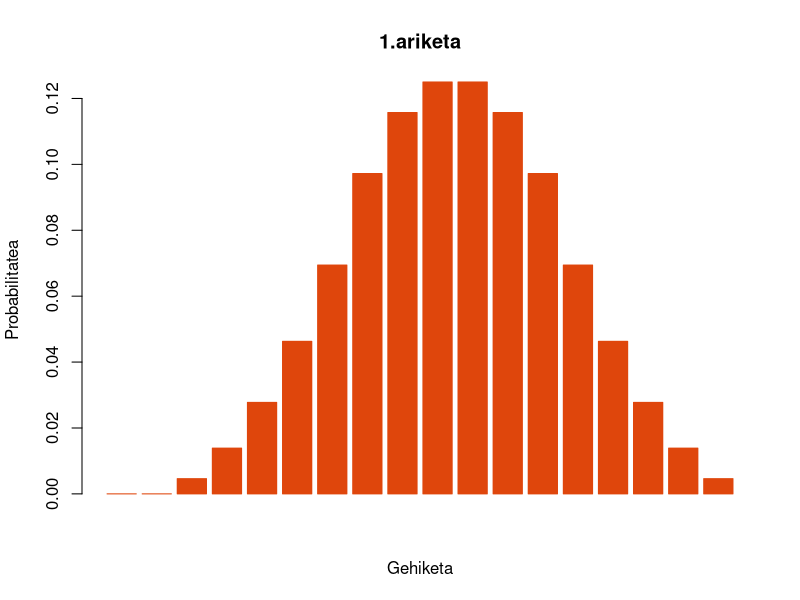
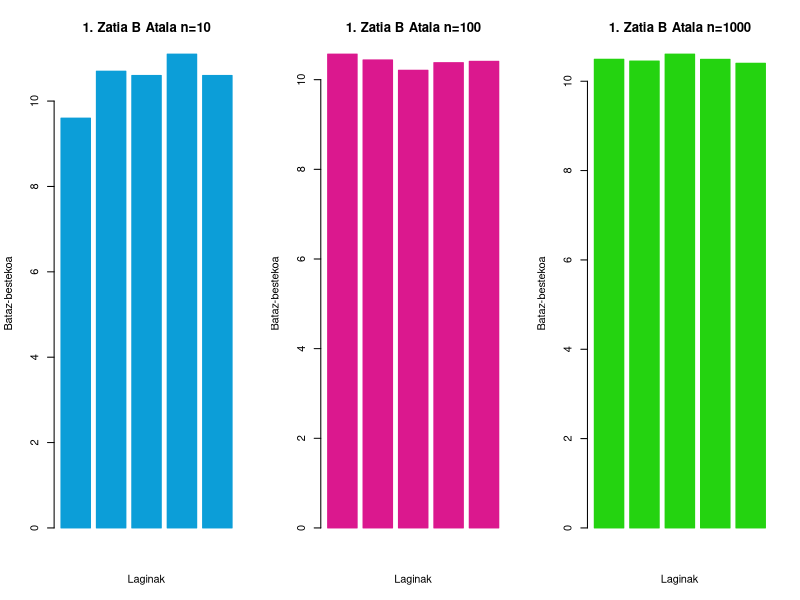
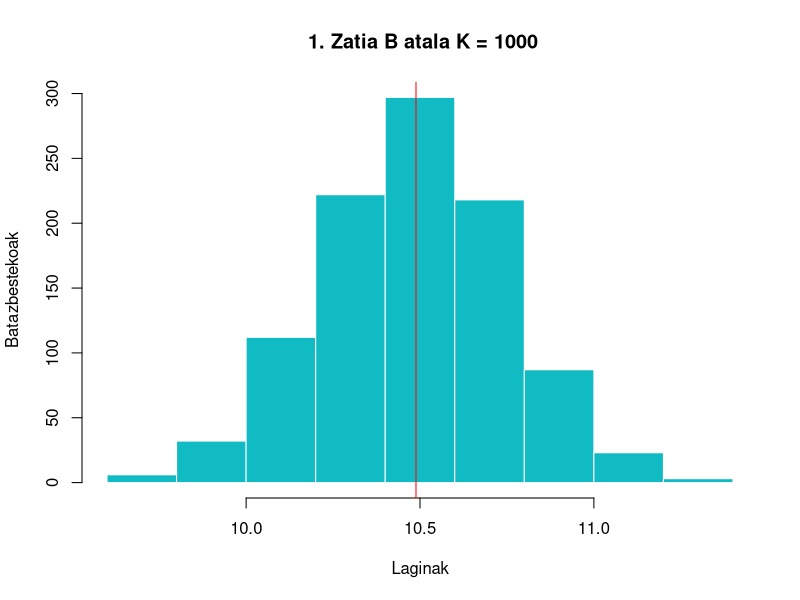

The R script that drew these images, in order:
# ======================================================
#
#                           Lehenengo 
#                             Zatia
#
# ======================================================


# A azpiatala 
#---------------------------------------------------------------------------------------------------------------
# Testu ingurua: 

# Hiru dado botako ditugu eta X ≡‘hiru dadoen batura’ hartuko dugu.
# Datuak aztertu eta hurrengo konklusiora ailegatu gara:

# 3 dado bota eta gero haien harteko baturen konbinazio posibleak guztiak haue dira: 6*6*6 = 6^3 = 216

# Jakinda konbinazio posible guztiak goazen haien distribuzioa lortzera: 

num = 0
dadoKasuenBektorea = c(replicate(18,0))
for(dado1 in 1:6)
{
  for(dado2 in 1:6)
  {
    for(dado3 in 1:6)
    {
      num = dado1 + dado2 + dado3
      dadoKasuenBektorea[num] = dadoKasuenBektorea[num] + 1 
    }
  }
}

probabilitateenBektorea = c(replicate(18,0))
probabilitateenBektorea = dadoKasuenBektorea/216
laginekoElementuKopurua = length(probabilitateenBektorea)
# Azalpena: bektorean zenbaki bakoitza ateratzeko probabilitatea gordeko da baina taula ulergarria izan dadin bakarrik konbinazio posibleak adierazten dira
# Lortutako konbinazio posibleak: ---------------------------------------------
  #  ----------
  #  | 1 |  0 |
  #  | --------
  #  | 2 |  0 |
  #  | --------
  #  | 3 |  1 |
  #  | --------
  #  | 4 |  3 |
  #  | --------
  #  | 5 |  6 |
  #  | --------
  #  | 6 |  10 |
  #  | --------
  #  | 7 |  15 |
  #  | --------
  #  | 8 |  21 |
  #  | --------
  #  | 9 |  25 |
  #  | --------
  #  | 10 |  27 |
  #  | --------
  #  | 11 |  27 |
  #  | --------
  #  | 12 |  25 |
  #  | --------
  #  | 13 |  21 |
  #  | --------
  #  | 14 |  15 |
  #  | --------
  #  | 15 |  10 |
  #  | --------
  #  | 16 |  6 |
  #  | --------
  #  | 17 |  3 |
  #  | --------
  #  | 18 |  1 |
  #  | --------
#-----------------------------------------------------------------------------

# Ikus dezakegu gure datuak banaketa normala jarraitzen dutela. 
# Zentzuzkoa baita, izan ere, zorizko aldagaien arteko batura azko egiten hari garelako.

# Irudikatu barra diagrama 
barplot(probabilitateenBektorea,
        main="1.ariketa",
        xlab="Gehiketa",
        ylab="Probabilitatea",
        col="#DF460C",
        border="#DF460C")


# sum() funtzioarekin errore bat dela eta aukeratuko dugu for baten bidez egitea.
itxaropena = 0 
for(i in 1:18)
{
  itxaropena = itxaropena + (i*probabilitateenBektorea[i])
}

# Bariantza kalkulatuko dugu:
# R-k kuasibariantza kalkulatzen duenez eskuz edo kodearen bidez kalkulatuko dugu.

bariantza = 0
batazBestekoa = mean(probabilitateenBektorea)
# kasu honetan sum funtzioak ez du errorerik ematen hori dela eta erbiliko dugu
bariantza = (1/laginekoElementuKopurua * (sum(probabilitateenBektorea^2))) - batazBestekoa^2




# B azpiatala 
#---------------------------------------------------------------------------------------------------------------
# Testu ingurua: 

# X zorizko aldagaiaren balioak simulatuko dituzu eta bertatik ateratako zorizko
# laginean eraikitako X¯ estatistikoaren lagin-banaketa nolakoa den aztertu.

# Ondoren, 3 dado n aldiz jakin batzuen jaurtiketa egingo dugu eta esperimentu bakoitzean lortutako emaitzen batez bestekoa kalkulatuko dugu. 
# Esperimentu hau 5 aldiz errepikatuko da, n: 10, 100 eta 1000rako balio desberdinak erabiliz.
# Esperimentu bakoitzaren datuak gordetzeko, 5 posizioko bektore bat erabiliko dugu, bat esperimentuaren errepikapen bakoitzerako. 
# Ondoren, datuak eta horiek ordezkatzen dituen grafiko bat erakutsiko dira.


# Simulaziekin hasi baino lehen argituko dugu runif() funtzioak 1 ,6 balioek sortuko dituela baina ez dira zehatzak izango, hau da,
# komarekin adieraziko dituela, hori dela eta, round() funtzioaren bidez borodilduko ditugu.





# --------------------------------------------- N = 10 ---------------------------------------------


n = 10
dadoSimulazio10 = c()


for(i in 1:5)
{
  laginenBatura = 0
  # 3 dadoen banaketa uniformeen batura
  for(j in 1:3)
  {
    lagina = runif(n, min = 1, max = 6)
    laginaBorobilduta = round(lagina)
    laginenBatura = laginenBatura + laginaBorobilduta
  }
  laginenBatazBestekoa = mean(laginenBatura)
  dadoSimulazio10[i] = laginenBatazBestekoa
}

# --------------------------------------------- N = 100 ---------------------------------------------


n = 100
dadoSimulazio100 = c()


for(i in 1:5)
{
  laginenBatura = 0
  # 3 dadoen banaketa uniformeen batura
  for(j in 1:3)
  {
    lagina = runif(n, min = 1, max = 6)
    laginaBorobilduta = round(lagina)
    laginenBatura = laginenBatura + laginaBorobilduta
  }
  laginenBatazBestekoa = mean(laginenBatura)
  dadoSimulazio100[i] = laginenBatazBestekoa
}


# --------------------------------------------- N = 1000 ---------------------------------------------


n = 1000
dadoSimulazio1000 = c()


for(i in 1:5)
{
  laginenBatura = 0
  # 3 dadoen banaketa uniformeen batura
  for(j in 1:3)
  {
    lagina = runif(n, min = 1, max = 6)
    laginaBorobilduta = round(lagina)
    laginenBatura = laginenBatura + laginaBorobilduta
  }
  laginenBatazBestekoa = mean(laginenBatura)
  dadoSimulazio1000[i] = laginenBatazBestekoa
}


# Hiru bektoreen emaitzak erakutziko ditugu barra diagrama batean haien portaera aztertzeko

par(mfrow=c(1,3))

barplot(dadoSimulazio10,
        main="1. Zatia B Atala n=10",
        xlab="Laginak",
        ylab="Bataz-bestekoa",
        col="#0C9ED8",
        border="#0C9ED8")


barplot(dadoSimulazio100,
        main="1. Zatia B Atala n=100",
        xlab="Laginak",
        ylab="Bataz-bestekoa",
        col="#DB188E",
        border="#DB188E")


barplot(dadoSimulazio1000,
        main="1. Zatia B Atala n=1000",
        xlab="Laginak",
        ylab="Bataz-bestekoa",
        col="#24D310",
        border="#24D310")

par(mfrow=c(1,1))

dadoSimulazio10
dadoSimulazio100
dadoSimulazio1000


# Grafikoei eta datuen portaerari erreparatuz gero, datu gehiago ditugun heinean, aurreko atalean kalkulatutako itxaropenaren antzeko balioak lortzen ditugu (10.5). 
# Horrek adierazten du laginetatik lortutako datuak fidagarriak direla.


# X-ren banaketa teorikoa kalkulatzeko, hiru dado 100 aldiz jaurtitzeko eta haren batez bestekoa 1000 aldiz kalkulatzeko esperimentua errepikatuko dugu. 
# Horretarako, batezbesteko bakoitza 1000 elementuko bektore batean gordeko dugu, bat esperimentu bakoitzeko. 
# Ondoren, banaketa histograma baten eta haren "itxaropena" markatuko duen lerro baten bidez erakutsiko dugu.

K = 1000
n = 100
dadoLagina1000 = c()
for(i in 1:K)
{
  laginenBatura = 0 
  for(j in 1:3)
  {
    lagina = runif(n, min = 1, max = 6)
    laginaBorobilduta = round(lagina)
    laginenBatura = laginenBatura + laginaBorobilduta
  }
  laginarenBatazBestekoa = mean(laginenBatura)
  dadoLagina1000[i] = laginarenBatazBestekoa
}

# histograma irudikatu 

hist(dadoLagina1000, 
        main=" 1. Zatia B atala K = 1000",
        xlab= "Laginak",
        ylab= "Batazbestekoak",
        col= "#11BBC3",
        border = "#ffffff")


# itxaropen teorikoa irudikatu

abline(v = mean(dadoLagina1000), col = "red" )



